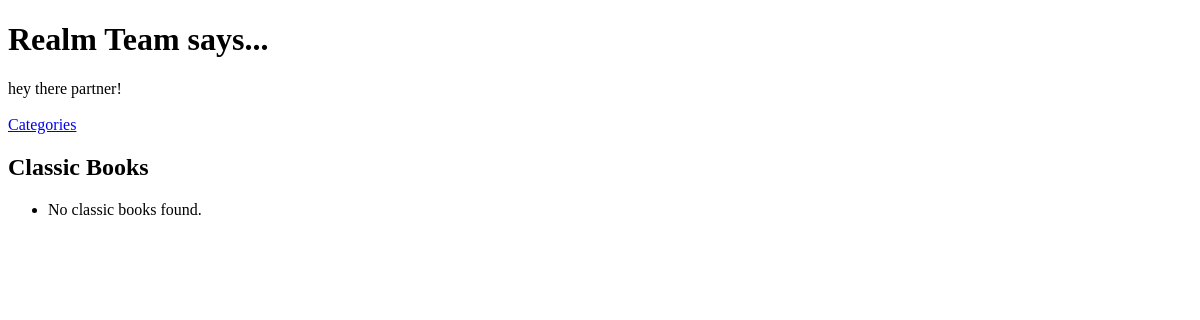
Before: /realm/categories/classics/ with the older database file.
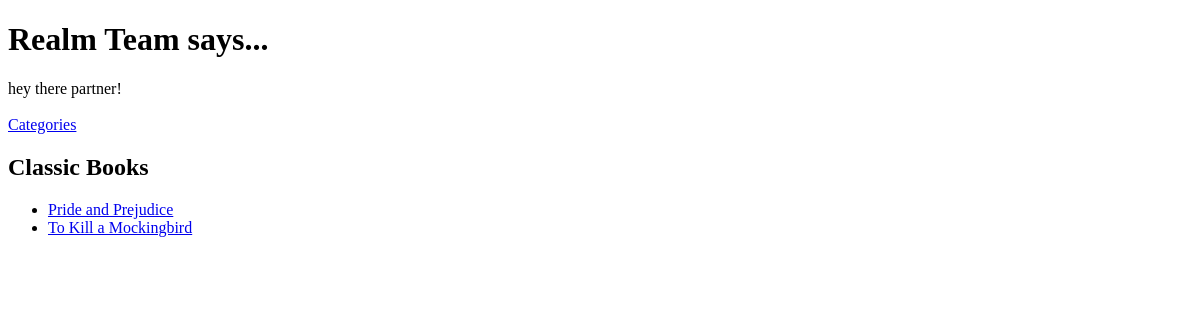
After: the same page with the newer database file.
### realm/models.py (models this page shows, shortened)
class Page(models.Model):
    category = models.ForeignKey(Category, on_delete=models.CASCADE)
    title = models.CharField(max_length=128)
    url = models.URLField()
    views = models.IntegerField(default=0)

### realm/views.py (the view)
# urls.py: path('categories/classics/', views.classics, name='Classics'),
def classics(request):
    context_dict = {}
    category_name_slug = 'classics'
    try:
        category = Category.objects.get(slug=category_name_slug)
        pages = Page.objects.filter(category=category)
        context_dict['pages'] = pages
        context_dict['category'] = category
    except Category.DoesNotExist:
        context_dict['category'] = None
        context_dict['pages'] = None
    return render(request, 'realm/categories/classics.html', context=context_dict)

### templates/realm/categories/classics.html (shortened to what this page needs)
<!DOCTYPE html>
<html>
    <head>
    </head>
    <body>
        <h1>Realm Team says...</h1>
        <div>
            hey there partner! <br />
            <strong>{{ boldmessage }}</strong><br />
        </div>
        <div>
            <a href="{% url 'realm:Categories' %}">Categories</a><br />
        </div>
        <div>
            <h2>Classic Books</h2>
            <ul>
                {% for page in pages %}
                    <li><a href="{{ page.url }}">{{ page.title }}</a></li>
                {% empty %}
                    <li>No classic books found.</li>
                {% endfor %}
            </ul>
        </div>
    </body>
</html>

Changed rows visible on the page:
added Page: title "Pride and Prejudice"
added Page: title "To Kill a Mockingbird"
Other visible differences:
text no longer shown: "No classic books found."
